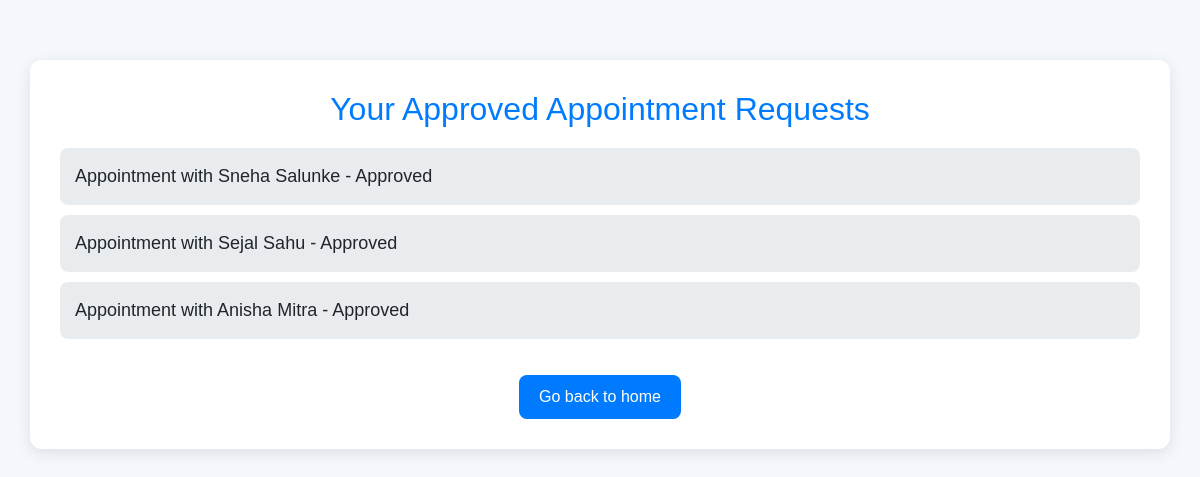
/appointment/approved/ (signed in), run on an earlier commit of the app's database.
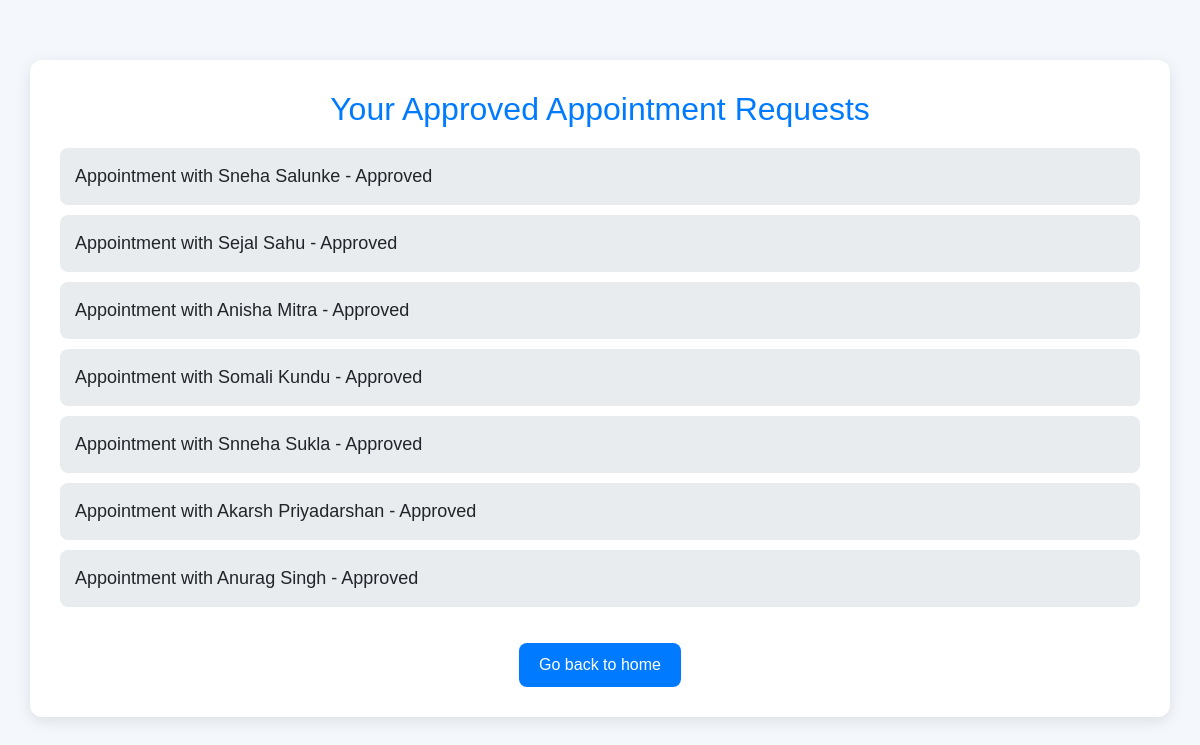
And on a later commit of the database.
### advisor/models.py (models this page shows, shortened)
class UserRequest(models.Model):
    user = models.ForeignKey(User, on_delete=models.CASCADE, related_name="requests")
    tax_advisor = models.ForeignKey(User, on_delete=models.CASCADE, related_name="advisor_requests")
    first_name = models.CharField(max_length=150)
    last_name = models.CharField(max_length=150)
    email = models.EmailField()
    approved = models.BooleanField(default=False)
    rejected = models.BooleanField(default=False)
    slot = models.CharField(max_length=100, null=True)  # Store the time slot as a string (can use choices)
    date = models.DateField(null=True)  # Store the appointment date
    meeting_type = models.CharField(max_length=20, choices=[('in_person', 'In Person'), ('online_meeting', 'Online Meeting')])

### appointment/views.py (the view)
# urls.py: path('approved/', views.approved_requests, name='approved_requests'),
def approved_requests(request):
    requests = UserRequest.objects.filter(user=request.user, approved=True)
    return render(request, 'appointment/approved_requests.html', {'requests': requests})

### accounts/context_processor.py (called while the page is built)
def user_groups(request):
    user = request.user
    return {
        'is_admin': user.is_authenticated and user.is_superuser,
        'is_taxadvisor': user.is_authenticated and user.groups.filter(name='Tax Advisor').exists(),
        'is_indivual_user': user.is_authenticated and user.groups.filter(name='Individual User').exists(),
    }

### appointment/templates/appointment/approved_requests.html (shortened to what this page needs)
<!DOCTYPE html>
<html lang="en">
<head>
<link rel="stylesheet" href="https://maxcdn.bootstrapcdn.com/bootstrap/4.5.2/css/bootstrap.min.css">
</head>
<body>
<div class="container">
<h1>Your Approved Appointment Requests</h1>
        {% if requests %}
<ul>
                {% for request in requests %}
<li>
                        Appointment with {{ request.tax_advisor.first_name }} {{ request.tax_advisor.last_name }} - Approved
</li>
                {% endfor %}
</ul>
        {% else %}
<p>You have no approved appointment requests.</p>
        {% endif %}
<a href="{% url 'home' %}">Go back to home</a>
</div>
</body>
</html>

What changed in the data, as far as the page shows it:
added UserRequest: tax_advisor.first_name "Somali", tax_advisor.last_name "Kundu"
added UserRequest: tax_advisor.first_name "Snneha", tax_advisor.last_name "Sukla"
added UserRequest: tax_advisor.first_name "Akarsh", tax_advisor.last_name "Priyadarshan"
added UserRequest: tax_advisor.first_name "Anurag", tax_advisor.last_name "Singh"
